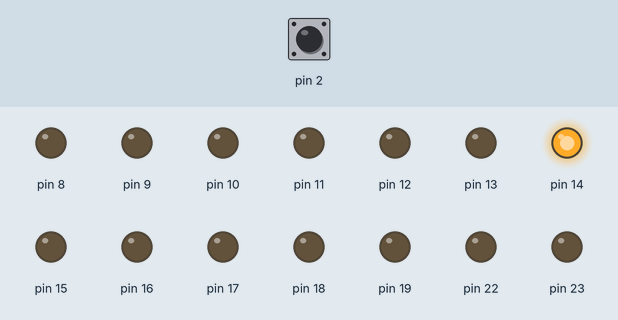
This sketch was run on a simulated Arduino Uno, built with avr-gcc and run on an emulated ATmega328P. Shown: output pins drawn as LEDs (lit = HIGH). Dashed ring = blinking. The test bench sets the inputs (shaded band); at power-on: pin 2 LOW.

Above: at 1.2 s.
1.3 s: pin 2 driven HIGH
At 1.8 s:
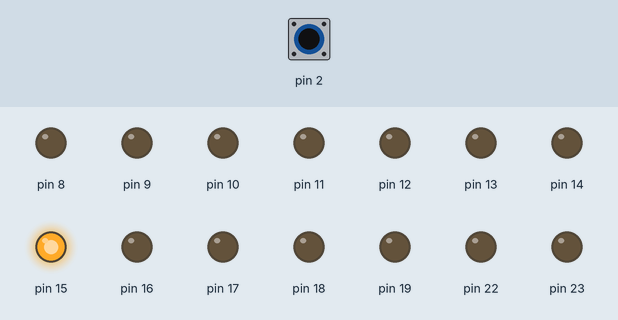
2.8 s: pin 2 pulsed LOW 5 times (0.12 s each, 0.3 s apart)
At 3.07 s:
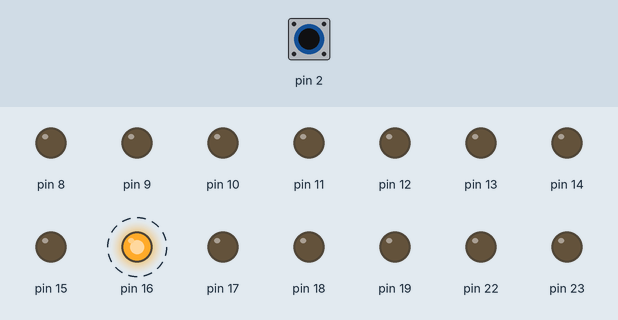
Timing chart, 0 to 5.8 s (numbered marks = the images above; inputs shaded):
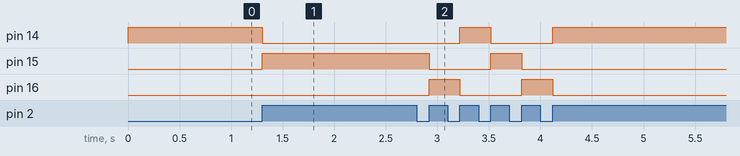

Measured:
- after the input at 1.3 s, pin 14: HIGH → LOW at once; pin 15: LOW → HIGH at once
- after the input at 2.8 s, pin 14: LOW → HIGH after 0.42 s, → LOW 0.30 s later, → HIGH 0.60 s later; pin 15: HIGH → LOW after 0.12 s, → HIGH 0.60 s later, → LOW 0.30 s later; pin 16: alternates HIGH for 0.30 s and LOW for 0.60 s, 4 changes in all, then stays LOW, starting after 0.12 s

The sketch:

1A13S.ino
```cpp
                                                                                           void setup() {
  DDRD = DDRD & B00000100;
  DDRC = 255;
  DDRB = 255;
  PORTC = 1;
}
void loop(){
  if((PIND &B00000100)>1){
    PORTC=PORTC << 1;
    if(PORTC > 6)
      PORTC = 1;
    while((PIND &B00000100)>1)delay (50);
  }
}
```
